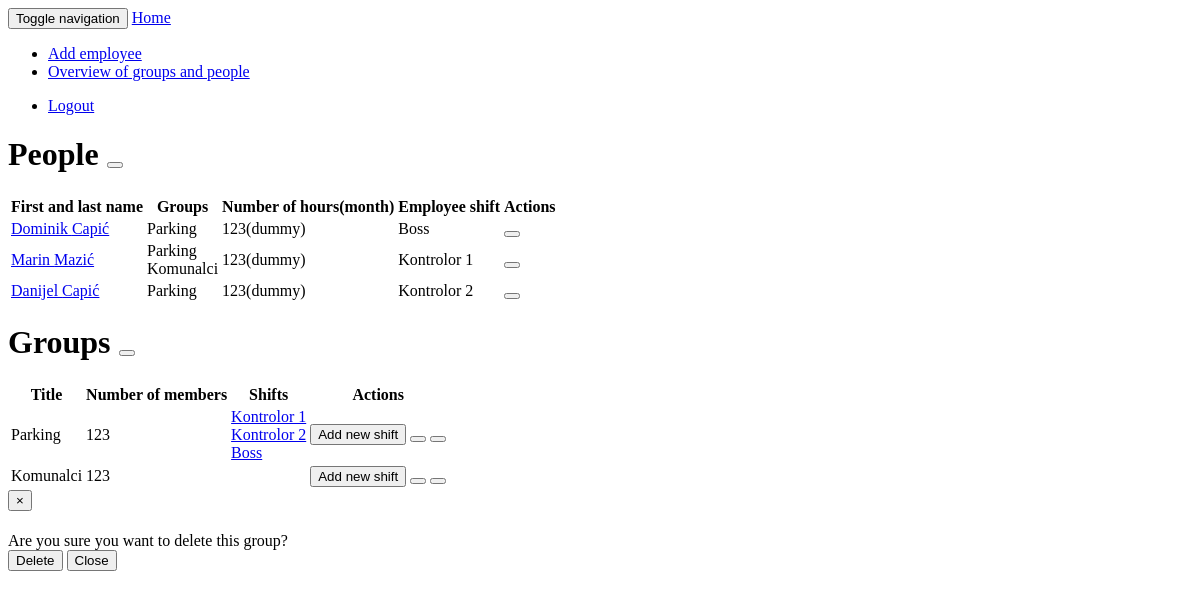
The page /schedule/overview/ (signed in) on the database as committed earlier.
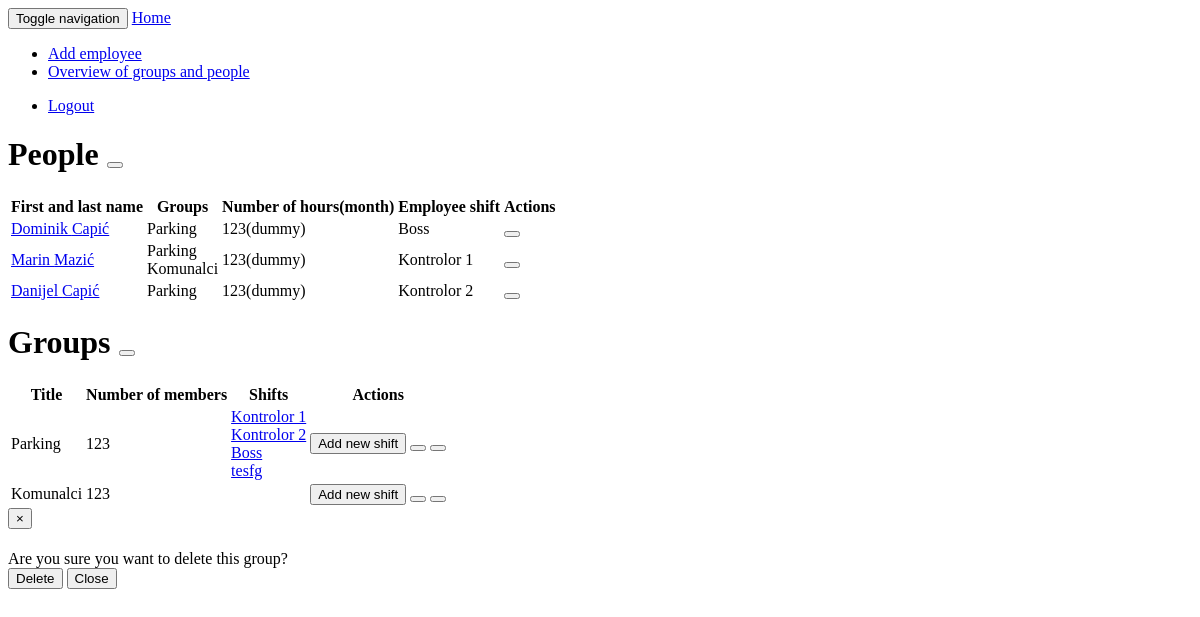
The same page on the database as committed later.
### schedule/models.py (models this page shows, shortened)
class User_profile(models.Model):
    user = models.OneToOneField(User, on_delete=models.CASCADE)
    user_groups = models.ManyToManyField(Group)
    user_shift = models.ForeignKey(Week_shift, null=True)

class Group(models.Model):
    group_name = models.CharField(max_length=30)
    supervisor = models.ForeignKey(User, related_name='+',)
    def __init__(self, *args, **kwargs):
        super(Group, self).__init__(*args, **kwargs)
        if hasattr(self, 'supervisor'):
            self.old_supervisor = self.supervisor
    def __unicode__(self):
        return self.group_name

class Week_shift(models.Model):
    name = models.CharField(max_length=30)
    monday = models.ForeignKey(Day_shift, null=True, related_name='+')
    thuesday = models.ForeignKey(Day_shift, null=True, related_name='+')
    wednesday = models.ForeignKey(Day_shift, null=True, related_name='+')
    thursday = models.ForeignKey(Day_shift, null=True, related_name='+')
    friday = models.ForeignKey(Day_shift, null=True, related_name='+')
    saturday = models.ForeignKey(Day_shift, null=True, related_name='+')
    sunday = models.ForeignKey(Day_shift, null=True, related_name='+')
    week_group = models.ForeignKey(Group)
    def __unicode__(self):
        return self.name

### schedule/views.py (the view)
@login_required
def groups_and_people(request):
    if not request.user.is_staff or not request.user.is_superuser:
        HttpResponseForbidden('<h1>Permission denied</h1>')
    groups = User_profile.objects.get(user=request.user).user_groups
    employees = User_profile.objects.filter(
        user_groups__in=groups.all()).distinct().exclude(user=request.user)
    return render(request, "schedule/overview.html", {
        "groups": groups,
        "employees": employees,
    })

### schedule/templates/schedule/overview.html (shortened to what this page needs)
{% extends "schedule/base.html" %}
{% load sekizai_tags i18n %}
{% block "content" %}
  <h1>{% trans "People" %}
  <a href="{% url 'add_user_view' %}"><button class="btn btn-default transparent-bgcolor divider-left" title="{% trans 'Add user' %}"></button></a>
  </h1>
<table class="table table-striped">
  <thead>
    <tr>
      <th class="text-center">{% trans "First and last name" %}</th>
      <th class="text-center">{% trans "Groups" %}</th>
      <th class="text-center">{% trans "Number of hours(month)" %}</th>
      <th class="text-center">{% trans "Employee shift" %}</th>
      <th class="text-center">{% trans "Actions" %}</th>
    </tr>
  </thead>
  <tbody class="text-center">
    {% for employee in employees %}
      <tr>
        <td>
          <a href="{% url 'employee_view' employee_id=employee.id %}">{{ employee.user.first_name }} {{ employee.user.last_name }}</a>
        </td>
        <td>
          {% for group in employee.user_groups.all %}
            {{ group }}<br>
          {% endfor %}
        </td>
        <td>123(dummy)</td>
        <td>{{ employee.user_shift }}</td>
        <td>
        <a href="{% url 'edit_user_view' employee_id=employee.id %}"><button class="btn btn-default transparent-bgcolor divider-left" title="{% trans 'Edit user' %}"></button></a></td>
      </tr>
    {% endfor %}
 </tbody>
</table>
<h1>{% trans "Groups" %}
<a href="{% url 'add_group_view' %}"><button class="btn btn-default transparent-bgcolor divider-left" title="{% trans 'Add group' %}"></button></a>
</h1>
<table class="table table-striped">
  <thead>
    <tr>
      <th class="text-center">{% trans "Title" %}</th>
      <th class="text-center">{% trans "Number of members" %}</th>
      <th class="text-center">{% trans "Shifts" %}</th>
      <th class="text-center">{% trans "Actions" %}</th>
    </tr>
  </thead>
  <tbody class="text-center">
    {% for group in groups.all %}
      <tr>
        <td>{{ group }}</td>
        <td>123</td>
        <td>
          {% for shift in group.week_shift_set.all %}
            <a href="{% url 'shift_view' shift_id=shift.id %}">{{ shift }}</a><br>
          {% endfor %}
        </td>
        <td>
          <a href="{% url 'add_shift_view' %}"><button class="btn btn-default transparent-bgcolor divider-left" title="{% trans 'Add new shift' %}">Add new shift</button></a>
          <a href="{% url 'edit_group_view' group_id=group.id %}"><button class="btn btn-default transparent-bgcolor divider-left" title="{% trans 'Edit group' %}"></button></a>
          <button data-toggle="modal" data-target="#delete_group_modal" onclick="DS.sendParametersGroup('{{ group }}', '{% url 'delete_group_view' group_id=group.id %}');" class="btn btn-default transparent-bgcolor divider-left" title="{% trans 'Delete group' %}"></button>
        </td>
      </tr>
    {% endfor %}
 </tbody>
</table>
<div class="modal fade" id="delete_group_modal" role="dialog">
  <div class="modal-dialog">
    <div class="modal-content">
      <div class="modal-header">
        <button type="button" class="close" data-dismiss="modal">&times;</button>
      </div>
      <div class="modal-body">
        {% trans "Are you sure you want to delete this group?" %}
      </div>
      <div class="modal-footer">
        <button id="delete_group_submit" type="submit" class="btn btn-success" onclick="">{% trans "Delete" %}</button>
        <button type="button" class="btn btn-default" data-dismiss="modal">{% trans "Close" %}</button>
      </div>
    </div>
  </div>
</div>
{% endblock "content" %}

### schedule/templates/schedule/base.html (shortened to what this page needs)
{% load sekizai_tags assets i18n %}
<!DOCTYPE html>
<head>
    {% assets "schedule_css" %}
        {% addtoblock "css" %}
            <link media="screen" rel="stylesheet" type="text/css" href="{{ ASSET_URL }}">
        {% endaddtoblock %}
    {% endassets %}
<nav class="navbar navbar-default">
  <div class="container-fluid">
    <div class="navbar-header">
      <button type="button" class="navbar-toggle collapsed" data-toggle="collapse" data-target="#bs-example-navbar-collapse-1">
        <span class="sr-only">Toggle navigation</span>
      </button>
      <a class="navbar-brand" href="{% url 'index' %}">{% trans "Home" %}</a>
    </div>
    <div class="collapse navbar-collapse" id="bs-example-navbar-collapse-1">
      <ul class="nav navbar-nav">
{% block "navigation" %}
      {% if request.user.is_active and request.user.is_staff %}
        <li><a href="{% url 'add_user_view' %}">{% trans "Add employee" %}</a></li>
        <li><a href="{% url 'groups_and_people_view' %}">{% trans "Overview of groups and people" %}</a></li>
      {% endif %}
{% endblock "navigation" %}
      </ul>
    <ul class="nav navbar-nav navbar-right">
      <li><a href="{% url 'logout' %}">{% trans "Logout" %}</a></li>
    </ul>
    </div>
  </div>
</nav>
</head>
<body>
<div class="container">
  {% block "content" %}{% endblock "content" %}
</div>
</body>
</html>

Rows that differ between the two databases and show on the page:
added Week_shift: name "tesfg", shown under Group "Parking"
